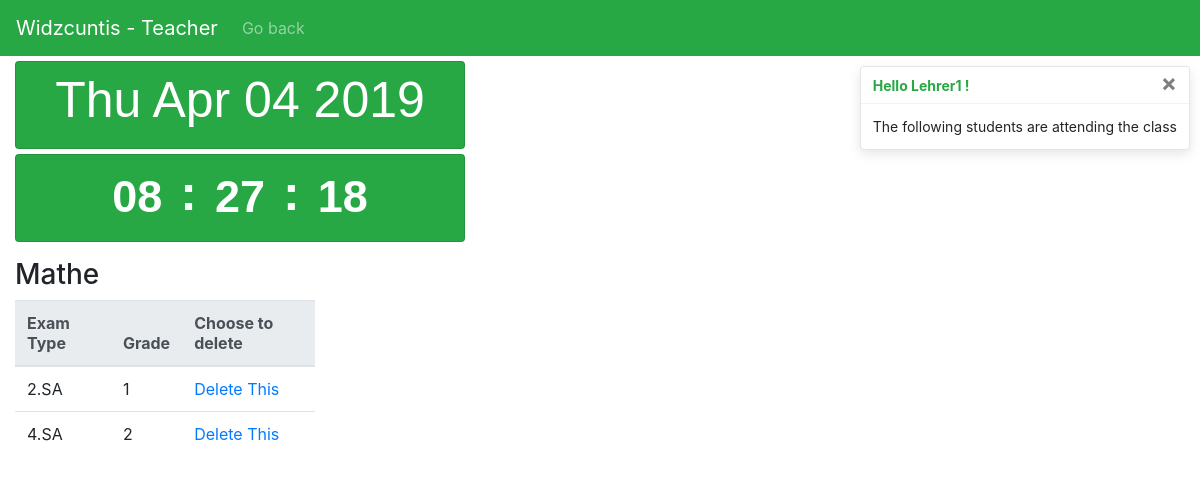
/users/home/logged_t/class/student/1 (signed in), run on an earlier commit of the app's database.
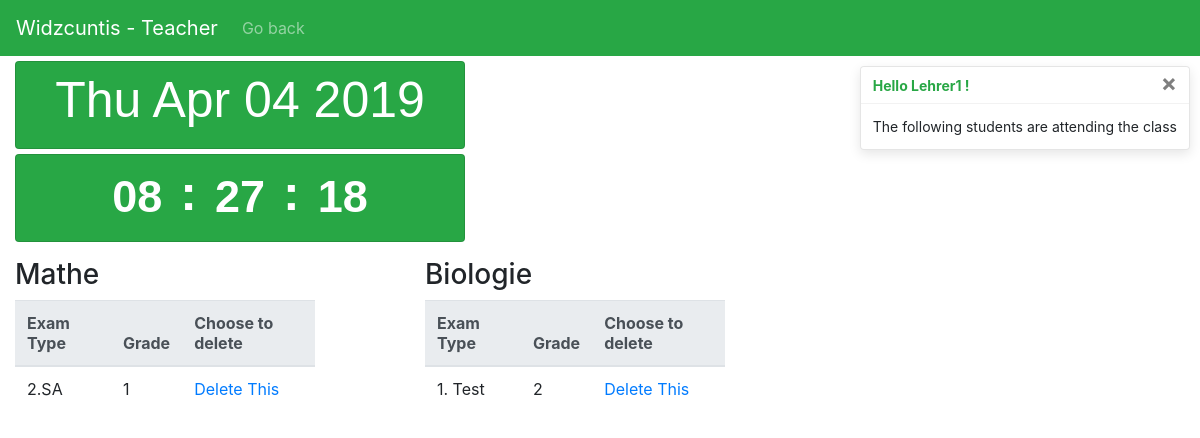
And on a later commit of the database.
### users/models.py (models this page shows)
class CustomUser(AbstractUser):
    def __str__(self):
        return self.last_name

### school/models.py (models this page shows, shortened)
class Exam(models.Model):
    stusu = models.ForeignKey(Stusu, on_delete=models.CASCADE)
    name = models.CharField(max_length=200)
    grade = models.IntegerField(default=0)
    value = models.IntegerField(default=0)
    def __str__(self):
        return self.name

class Stusu(models.Model):
    subject = models.ForeignKey(Subject, on_delete=models.CASCADE)
    student = models.ForeignKey(Student, on_delete=models.CASCADE)
    class Meta:
        verbose_name="Students with Subject"

class Subject(models.Model):
    name = models.CharField(max_length=200)

### users/views.py (the view)
# urls.py: path('home/logged_t/class/student/<int:pk>', views.TeacherStudent.as_view(), name='TeacherStudent'),
class TeacherStudent(generic.ListView):
    template_name='teacherstudent.html'
    context_object_name='stuxam_list'
    def get_queryset(self):
        e=[]
        s=[]
        user=''
        pk=self.kwargs['pk']
        if(self.request.user.is_authenticated):
            user=  self.request.user
        authorized=False
        for i in Clatea.objects.all():
            for j in Student.objects.all():
                if(j.id==pk and i.klasse.id==j.klasse.id and i.teacher.user.id==user.id):
                    authorized=True
        if(authorized==False):
            return s
        t=''
        for t in Teasu.objects.all():
            if(t.teacher.user.id==user.id):
                for i in Stusu.objects.all():
                    if(i.student.id==pk and i.subject.id==t.subject.id):
                        for j in Exam.objects.all():
                            if(j.stusu.id==i.id and j.stusu.subject.id==t.subject.id):
                                e.append(j)
                        s.append(e)
                        e=[]
        print(s)
        return s

### templates/teacherstudent.html (shortened to what this page needs)
{% extends 'base.html' %}
{% load bootstrap4 %}
{% block content %}
{% if stuxam_list %}
<nav class="navbar navbar-expand-lg navbar-dark bg-success">
    <a class="navbar-brand" href="{% url 'BackHome' %}">Widzcuntis - Teacher</a>
    <div class="collapse navbar-collapse" id="navbarText">
      <ul class="navbar-nav">
        <li class="nav-item">
          <a class="nav-link" href="{% url 'ClassTeacher' stuxam_list.0.0.stusu.student.id %}">Go back</a>
        </li>
      </ul>
    </div>
  </nav>
  <div role="alert" aria-live="assertive" aria-atomic="true" style="position: relative; min-height: 0px;" >
    <div class="toast" data-autohide="false">
        <div class="toast-header">
          <strong class="mr-auto text-success">Hello {{ user.username }} !</strong>
          <button type="button" class="ml-2 mb-1 close" data-dismiss="toast">&times;</button>
        </div>
        <div class="toast-body">
            The following students are attending the class</div>
      </div>
    </div>
  <div class="col-md-3 container">
    <div class="card width=75 bg-success text-white rounded datee">
      <h2 class="card-title text-center">
      <div class="d-flex flex-wrap justify-content-center mt-2">
        <p id="demo" class="datum"></p>
      </div>
    </div>
  <div class="card width=75 bg-success text-white rounded clock">
    <h3 class="card-title text-center">
    <div class="d-flex flex-wrap justify-content-center mt-2">
     <a><span class="badge hours"></span></a> <p class="colon">:</p>
     <a><span class="badge min"></span></a> <p class="colon">:</p>
     <a><span class="badge sec"></span></a>
    </div>
    </h3>
  </div>
  </div>
<div class="row">
{% for stusu in stuxam_list %}
<div class="col-4">
<h3>&nbsp;&nbsp;{{ stusu.0.stusu.subject.name}}</h3>
<table class="table gradetable">
    <thead class="thead-light theaddanger">
      <tr>
        <th scope="col">Exam Type</th>
        <th scope="col">Grade</th>
        <th scope="col">Choose to delete</th>
      </tr>
    </thead>
    <tbody>
        {% for exam in stusu %}
            <tr>
                <td>{{exam.name}}</td>
                <td>{{exam.grade}}</td>
                <td><a href="{% url 'DeleteExam' exam.id %}">Delete This</a></td>
            </tr>
        {% endfor %}
    </tbody>
  </table>
</div>
{% endfor %}
</div>
{% else %}
    <p>There are no entries or you are not authorized.</p>
    <a href="{% url 'BackHome' %}">Go Home</a>
{% endif %}
{% endblock %}

### templates/base.html (shortened to what this page needs)
{% load bootstrap4 %}
{% bootstrap_css %}
<!DOCTYPE html>
<html>
<head>
    <link rel="stylesheet" href="https://stackpath.bootstrapcdn.com/bootstrap/4.3.1/css/bootstrap.min.css">
</head>
<body>
  <main>
    {% block content %}
    {% endblock %}
  </main>
</body>
</html>

### templates/base.html (style rules this page uses)
body { background: white url("/static/auth3/images/reclaimer.png") no-repeat; }
.cardtitle1,.text-center { font-family: 'Helvetica'; font-size: 60px; }
.gradetable { margin-top: 5px; margin-left:15px; width:300px; }
.colon { font-family: 'Arial'; font-size: 50px; font-weight: bold; }
.container,.datee,.clock { margin: 5px; margin-left: 0px; }
.datum { font-family: 'Arial'; font-size: 50px; }
.datee,.clock { width: 450px; height: 88px; }
.toast { position: absolute; top: 0; right: 0; margin-right: 10px; margin-top: 10px; margin-bottom: 10px; }
p { font-size: 15px; }

What changed in the data, as far as the page shows it:
removed Exam: name "4.SA", grade "2", shown under "Mathe"
added Exam: stusu.name "Biologie", name "1. Test", grade "2"
